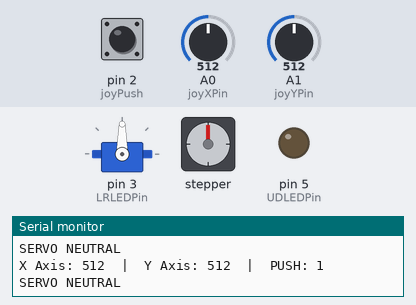
Simulated run of this sketch. Board: Arduino Uno, built with avr-gcc and run on an emulated ATmega328P. On the bench: servo, stepper motor, output pins drawn as LEDs (lit = HIGH), the last lines printed to the serial monitor. Inputs (shaded band) come from the test bench; at power-on: pin 2 (joyPush) HIGH, A0 (joyXPin) = 512, A1 (joyYPin) = 512. Stepper angles assume 100 steps per turn.

Above: at 1.5 s.
1.6 s: pin 2 (joyPush) pulled LOW for 0.15 s
At 1.76 s:
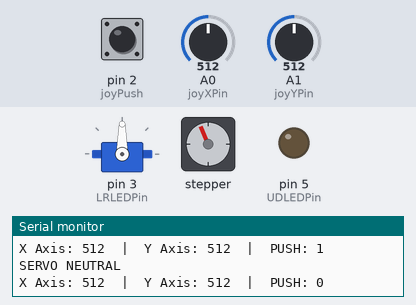
3.9 s: A0 (joyXPin) set to 583
6.9 s: A0 (joyXPin) set to 610
At 8.4 s:
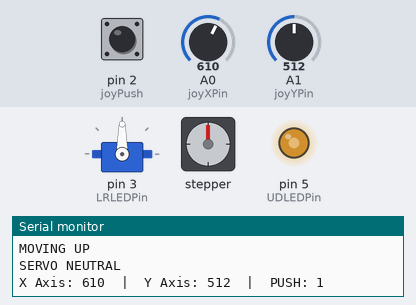
8.8 s: A1 (joyYPin) set to 584
10.3 s: A1 (joyYPin) set to 614
At 10.7 s:
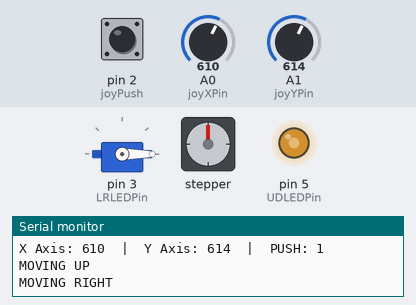
11.8 s: pin 2 (joyPush) pulled LOW for 1 s
At 11.96 s:
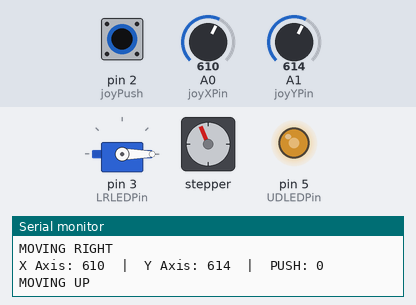
Timing chart, 0 to 14.8 s (numbered marks = the images above; inputs shaded):
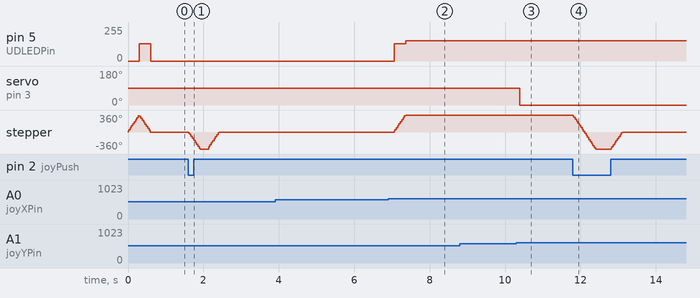

Measured:
- the behaviour switches between 600 and 601 on A0 (joyXPin) (found by bisection; images 1 and 2)
- the behaviour switches between 600 and 601 on A1 (joyYPin) (found by bisection; images 2 and 3)
- after the input at 1.6 s, stepper: turns 360° counter-clockwise in 0.30 s, then 360° clockwise in 0.28 s
- after the input at 6.9 s, pin 5 (UDLEDPin): 0/255 → 128/255 after 0.16 s, → 152/255 0.30 s later; stepper: turns 360° clockwise in 0.30 s, starting after 0.16 s
- after the input at 10.3 s, servo on pin 3 (LRLEDPin): 90° → 0° after 0.09 s
- after the input at 11.8 s, stepper: turns 720° counter-clockwise in 0.60 s, then 360° clockwise in 0.30 s
- by itself, stepper: turns 345° clockwise in 0.27 s, then 345° counter-clockwise in 0.29 s

The sketch:

RC_CAR.ino
```cpp
#include <Servo.h>
#include <Stepper.h>

const int joyXPin = 0;
const int joyYPin = 1;
const int joyPush = 2;

const int UDLEDPin = 5;
const int LRLEDPin = 3;

const int stepsPerRevolution = 100;

bool inMotion;

int moveCount;
int stopCount;
int turnBack;
int servoVal;

Servo servo;
Stepper myStepper = Stepper(stepsPerRevolution, 8, 10, 9, 11);

void setup() {
  Serial.begin(9600);

  pinMode(UDLEDPin, OUTPUT);
  pinMode(LRLEDPin, OUTPUT);

  pinMode(joyPush, INPUT);
  digitalWrite(joyPush, HIGH);

  servo.attach(LRLEDPin);

  inMotion = false;

  moveCount = 0;
  stopCount = 0;
  turnBack = 0;

  myStepper.setSpeed(200);
  myStepper.step(stepsPerRevolution);
}

void loop() {
  Serial.print("X Axis: ");
  Serial.print(analogRead(joyXPin), DEC);
  Serial.print("  |  ");
  Serial.print("Y Axis: ");
  Serial.print(analogRead(joyYPin), DEC);
  Serial.print("  |  ");
  Serial.print("PUSH: ");
  Serial.println(digitalRead(joyPush), DEC);

  analogWrite(UDLEDPin, analogRead(joyYPin)/4);

  if (analogRead(joyXPin) > 600){
    Serial.println("MOVING UP");

    if (digitalRead(joyPush) != 0){
      inMotion = true;
      turnBack = 0;

//      if (joyPush == 0){
//        myStepper.setSpeed(200);
//        myStepper.step(stepsPerRevolution);
//        stopCount = 0;
//      }

      if (moveCount == 0){
        myStepper.setSpeed(200);
        myStepper.step(stepsPerRevolution);
        moveCount = 1;
      }
    }

    analogWrite(UDLEDPin, analogRead(joyXPin)/4);
  }
  else if (analogRead(joyXPin) < 400){
    Serial.println("MOVING DOWN");

    if (digitalRead(joyPush) != 0){
      inMotion = true;
      turnBack = 0;

//      if (joyPush == 0){
//        myStepper.setSpeed(200);
//        myStepper.step(stepsPerRevolution);
//        stopCount = 0;
//      }

      if (moveCount == 0){
        myStepper.setSpeed(200);
        myStepper.step(stepsPerRevolution);
        moveCount = 1;
      }
    }

    analogWrite(UDLEDPin, analogRead(joyXPin)/4);
  }
  else{
    inMotion = false;
    moveCount = 0;

    if (turnBack == 0){
      myStepper.setSpeed(200);
      myStepper.step(-stepsPerRevolution);
      turnBack = 1;
    }

    analogWrite(UDLEDPin, 0);
  }


  if (digitalRead(joyPush) == 0){
    if (inMotion){
      if (stopCount == 0){
        myStepper.setSpeed(200);
        myStepper.step(-stepsPerRevolution * 2);
        stopCount = 1;
      }
    }
    else{
      if (stopCount == 0){
        myStepper.setSpeed(200);
        myStepper.step(-stepsPerRevolution);
        stopCount = 1;
      }
    }
  }
  else{
    if (stopCount == 1){
      myStepper.setSpeed(200);
      myStepper.step(stepsPerRevolution);
      stopCount = 0;
    }
  }

  if (analogRead(joyYPin) > 600){
    Serial.println("MOVING RIGHT");
    servo.write(0);
    delay(100);
  }
  else if(analogRead(joyYPin) < 400){
    Serial.println("MOVING LEFT");
    servo.write(180);
    delay(100);
  }
  else{
    Serial.println("SERVO NEUTRAL");
    servo.write(90);
    delay(100);
  }

  delay(100);

}
```
